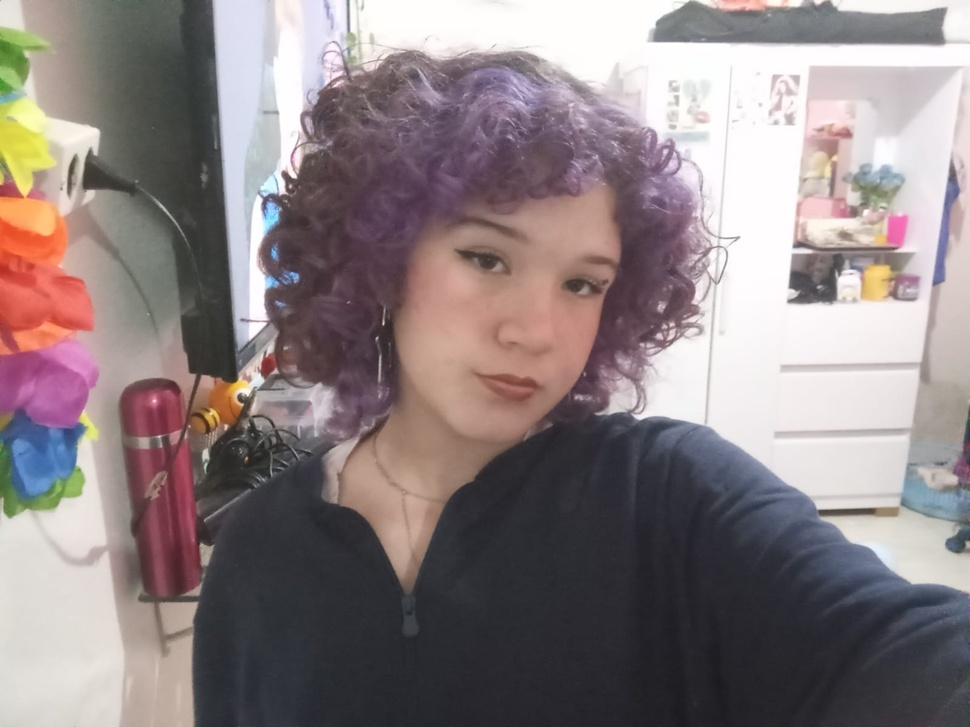
#> input picture images/image.jpeg, 970 x 727 px, shrunk from 1600 x 1200 before the run, found by its file name
$ python SplitImage.py
#> lines starting #> are read from the running program, lines starting #| are printed output that depends on the picture
# Separando uma imagem em 3 vertentes: Vermelha Verde e Azul

from PIL import Image

imagem = Image.open("/home/may/Code/Pillow/images/image.jpeg")
#> imagem is the input picture: PIL image 970x727 RGB; mean R, G, B 140.1, 128.6, 129.9

red, green, blue = imagem.split()
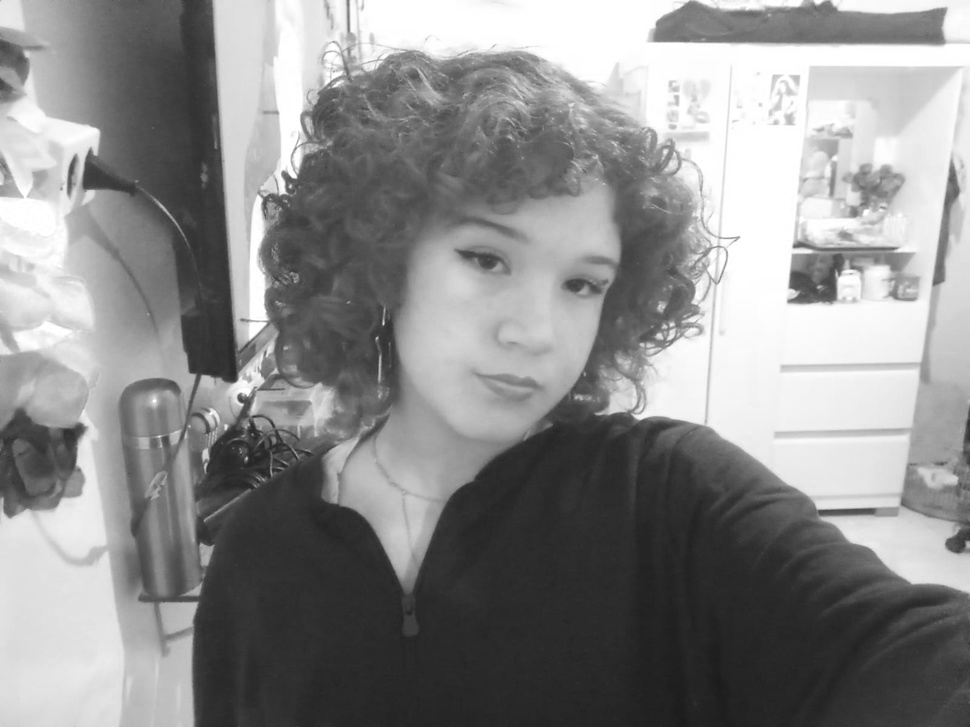
#> red: PIL image 970x727 L; min 27, max 255, mean 140.1
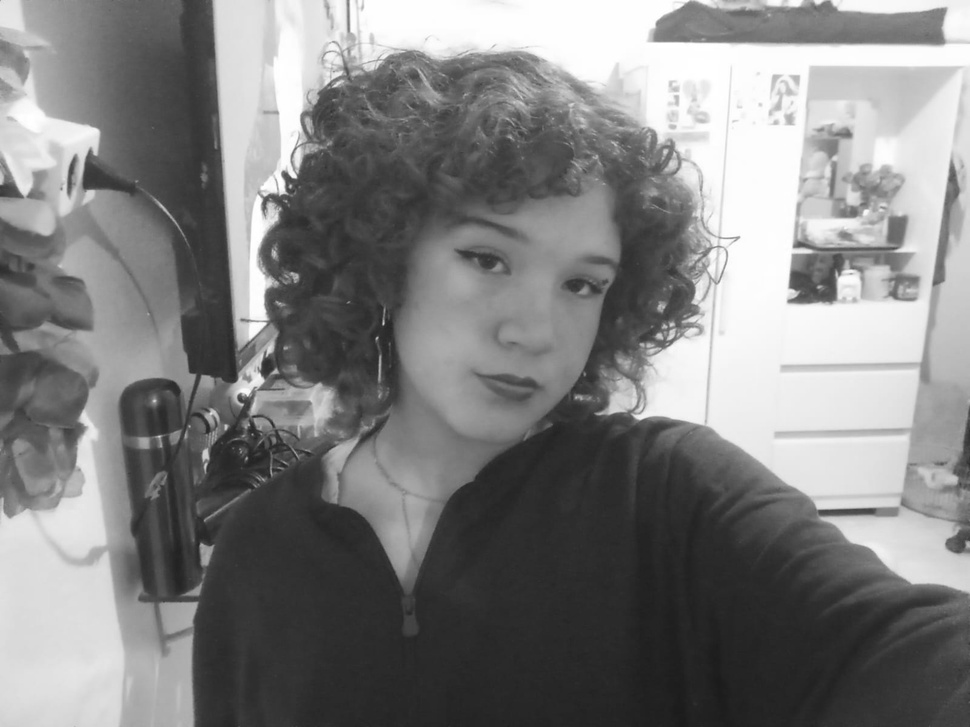
#> green: PIL image 970x727 L; min 26, max 255, mean 128.6
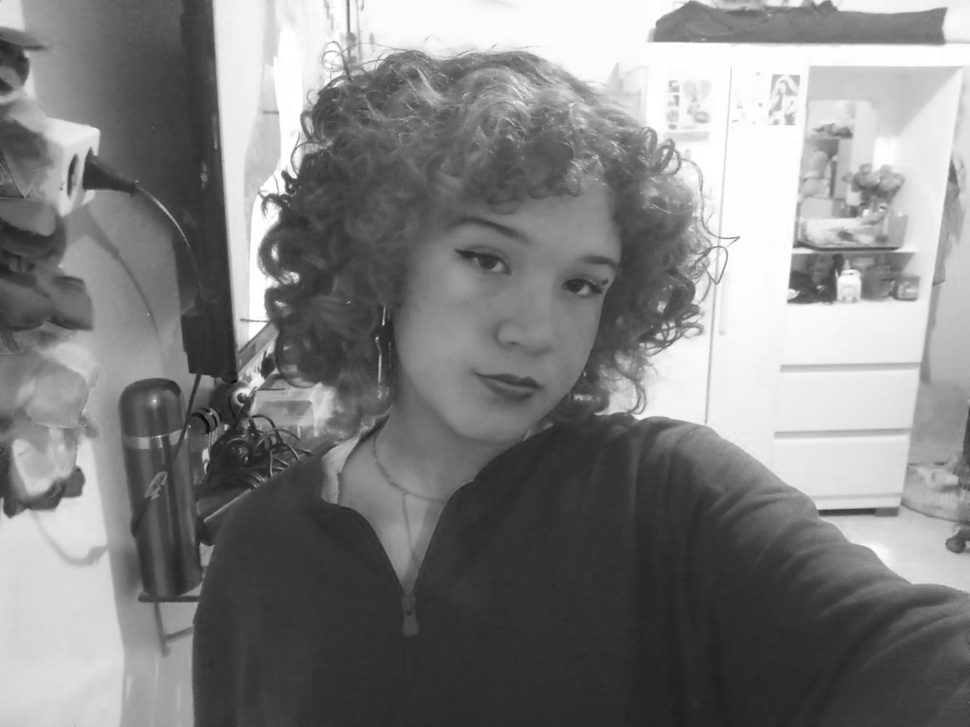
#> blue: PIL image 970x727 L; min 6, max 255, mean 129.9

red.save('/home/may/Code/Pillow/images/imagemVermelha.png')
green.save('/home/may/Code/Pillow/images/imagemVerde.png')
blue.save('/home/may/Code/Pillow/images/imagemAzul.png')
